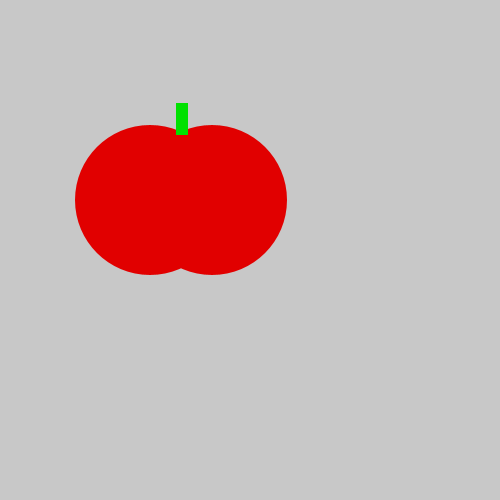
Frame 1 (no input)
Frame 60 (the mouse pressed at the canvas centre just before this capture): identical to frame 1, image omitted
Frame 120 (the mouse held since frame 60 and released just before this capture): identical to frame 1, image omitted

The Processing sketch that drew this single still picture (run headless with seeded random() and noise(); from frame 60 on, the mouse is pressed at the canvas centre):

// Processing sketch: tasty_tomato
// ── tasty_tomato.pde
void setup() {
    size(500, 500);
}
void draw() {
    background(200, 200, 200);
    noStroke();
    fill(225,0,0);
    ellipse(150, 200, 150, 150);
    ellipse(212, 200, 150, 150);
    fill(0,225,0);
    rect(176, 103, 12, 32);
}
